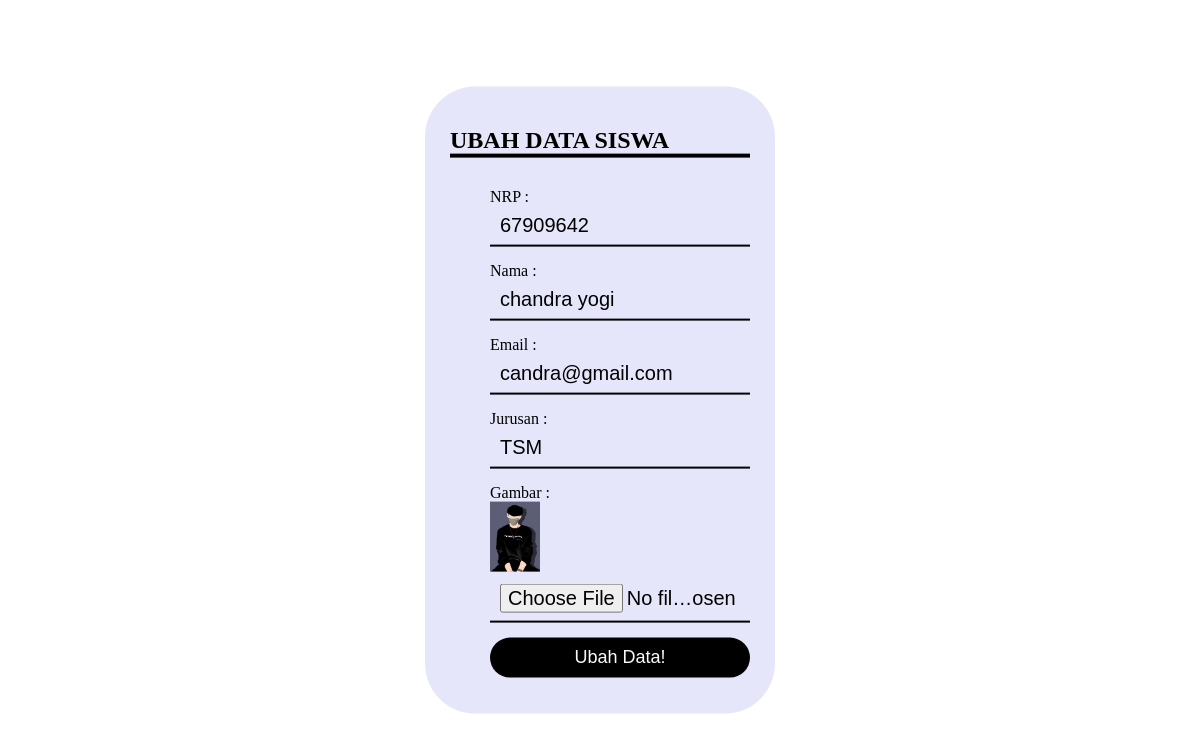
The app's page /ubah.php?id=38 (signed in) with its own data.
### tables this page shows
CREATE TABLE `siswa` (
  `id` int(11) NOT NULL,
  `nrp` char(15) NOT NULL,
  `nama` varchar(200) NOT NULL,
  `email` varchar(100) NOT NULL,
  `jurusan` varchar(100) NOT NULL,
  `gambar` varchar(100) NOT NULL
);

### functions.php (called while the page is built, shortened)
<?php
$conn = mysqli_connect("localhost", "root", "", "phpdasar");
function query($query) {
	global $conn;
	$result = mysqli_query($conn, $query);
	$rows = [];
	while( $row = mysqli_fetch_assoc($result) ) {
		$rows[] = $row;
	}
	return $rows;
}
?>

### ubah.php (the view, shortened to what this page needs)
<?php
require 'functions.php';
$id = $_GET["id"];
$mhs = query("SELECT * FROM siswa WHERE id = $id")[0];
?>
<!DOCTYPE html>
<html lang="en">
<head>
</head>
<body>
<div class="container">
    <h2>Ubah Data Siswa</h2>
    <form action="" method="post" enctype="multipart/form-data">
        <ul>
                <label for="nrp">NRP :</label>
                <input type="text" name="nrp" id="nrp" required value="<?= $mhs["nrp"]; ?>">
            <label for="nama">Nama :</label>
                <input type="text" name="nama" id="nama" value="<?= $mhs["nama"]; ?>">
            <label for="email">Email :</label>
                <input type="text" name="email" id="email" value="<?= $mhs["email"]; ?>">
            <label for="jurusan">Jurusan :</label>
                <input type="text" name="jurusan" id="jurusan" value="<?= $mhs["jurusan"]; ?>">
            <label for="gambar">Gambar :</label> <br>
            <img src="img/<?= $mhs['gambar']; ?>"width="50"><br>
                <input type="file" name="gambar" id="gambar"><br>
                <button type ="submit" name="submit">Ubah Data!</button>
        </ul>
    </form>
</div>
</body>
</html>

### ubah.php (style rules this page uses)
.container { position: absolute; left: 50%; top: 50%; transform: translate(-50%,-50%); padding: 20px 25px; width: 300px; box-shadow: 0 0 10px rgba(255,255,255,.3); border-radius: 50px; background-color: #E6E6FA; }
.container h2 { text-align: left; color: #000000; margin-bottom: 30px; text-transform: uppercase; border-bottom: 4px solid #000000; }
.container label { text-align: left; color: #000000; }
.container form input { width: calc(100% - 20px); padding: 8px 10px; margin-bottom: 15px; border: none; background-color: transparent; border-bottom: 2px solid #000000; color: #000; font-size: 20px; }
.container form button { width: 100%; height: 40px; padding: 5px 0; border: none; background-color:#000000; font-size: 18px; color: #fafafa; border-radius: 20px; }

### records on screen
siswa: nrp "67909642", nama "chandra yogi", email "candra@gmail.com", jurusan "TSM", gambar (picture)
